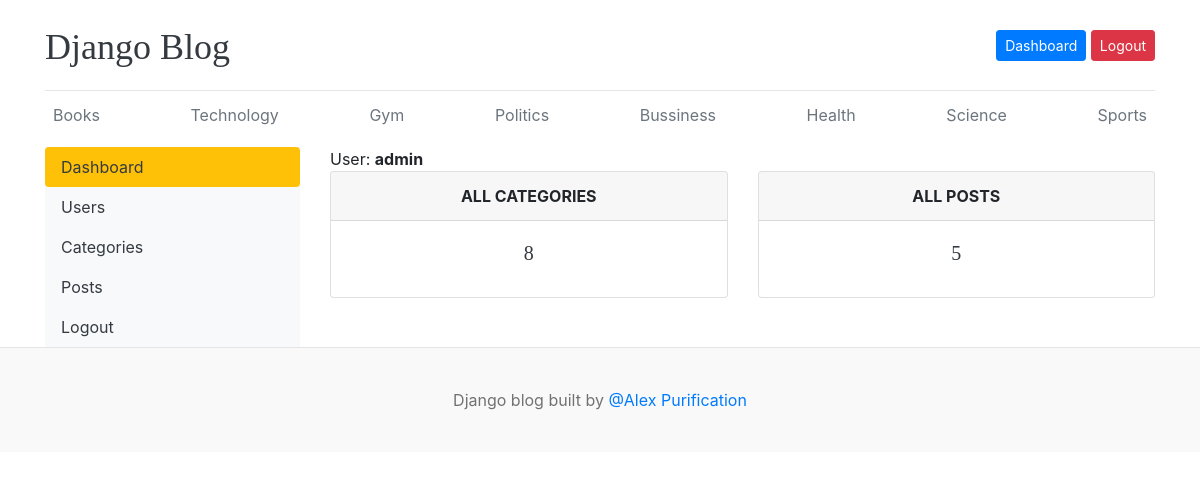
The page /dashboard/ (signed in) on the database its author committed.
### blogs/models.py (models this page shows, shortened)
class Category(models.Model):
    category_name = models.CharField(max_length=50, unique=True)
    created_at = models.DateTimeField(auto_now_add=True)
    updated_at = models.DateTimeField(auto_now=True)
    def __str__(self):
        return self.category_name
    class Meta:
        verbose_name_plural='categories'

### dashboard/views.py (the view)
# urls.py: path('dashboard/', include('dashboard.urls')),
@login_required(login_url='login')
def dashboard(request):
    categories_count = Category.objects.all().count()
    blogs_count = Blogs.objects.all().count()
    data = {
        'categories_count': categories_count,
        'blogs_count': blogs_count,
    }
    return render(request, 'dashboard/dashboard.html', data)

### blogs/context_processors.py (called while the page is built)
def get_categories(request):
    categories = Category.objects.all().order_by('-created_at')
    return dict(categories=categories)

def get_socialConnects(request):
    socialConnects = SocialConnect.objects.all()
    return dict(socialConnects=socialConnects)

### templates/dashboard/dashboard.html
{% extends "components/base.html" %} {% block title %}Dashboard{% endblock %}
{% block content %}
    <div class="row">
        {% include "dashboard/components/side_nav.html" %}
        <div class="col-md-9">
            <span>User: <strong>{{ user }}</strong></span>
            <div class="row">
                <div class="col">
                    <div class="card border-default mb-3">
                        <div class="card-header font-weight-bold text-uppercase text-center">All Categories</div>
                        <div class="card-body text-dark">
                            <h5 class="card-title text-center">{{ categories_count }}</h5>
                        </div>
                    </div>
                </div>
                <div class="col">
                    <div class="card border-default mb-3">
                        <div class="card-header font-weight-bold text-uppercase text-center">All Posts</div>
                        <div class="card-body text-dark">
                            <h5 class="card-title text-center">{{ blogs_count }}</h5>
                        </div>
                    </div>
                </div>
            </div>
        </div>
    </div>
{% endblock %}

### templates/components/base.html (shortened to what this page needs)
<!doctype html>
<html lang="en">
  <head>
    <link
      href="https://getbootstrap.com/docs/4.0/dist/css/bootstrap.min.css"
      rel="stylesheet"
    />
    <link href="/static/css/blog.css" rel="stylesheet" />
    <link rel="stylesheet" href="https://cdnjs.cloudflare.com/ajax/libs/font-awesome/4.7.0/css/font-awesome.min.css">
  </head>
  <body>
    <div class="container">
      {% include "components/header.html" %}
      <div class="nav-scroller py-1 mb-2">
        <nav class="nav d-flex justify-content-between">
          {% for cat in categories %}
            <a class="p-2 text-muted" href="{% url 'post_by_category' cat.id %}">
              {{ cat }}
            </a>
          {% endfor %}
        </nav>
      </div>
      {% block content %}{% endblock %}
    </div>
    {% include "components/footer.html" %}
  </body>
</html>

### static/css/blog.css (style rules this page uses)
h1, h2, h3, h4, h5, h6 { font-family: "Playfair Display", Georgia, "Times New Roman", serif; }

### rows shown on the page
Category: category_name "Books"
Category: category_name "Technology"
Category: category_name "Gym"
Category: category_name "Politics"
Category: category_name "Bussiness"
Category: category_name "Health"
Category: category_name "Science"
Category: category_name "Sports"

### other values the page prints
{{ user }} "admin"
{{ categories_count }} "8"
{{ blogs_count }} "5"
